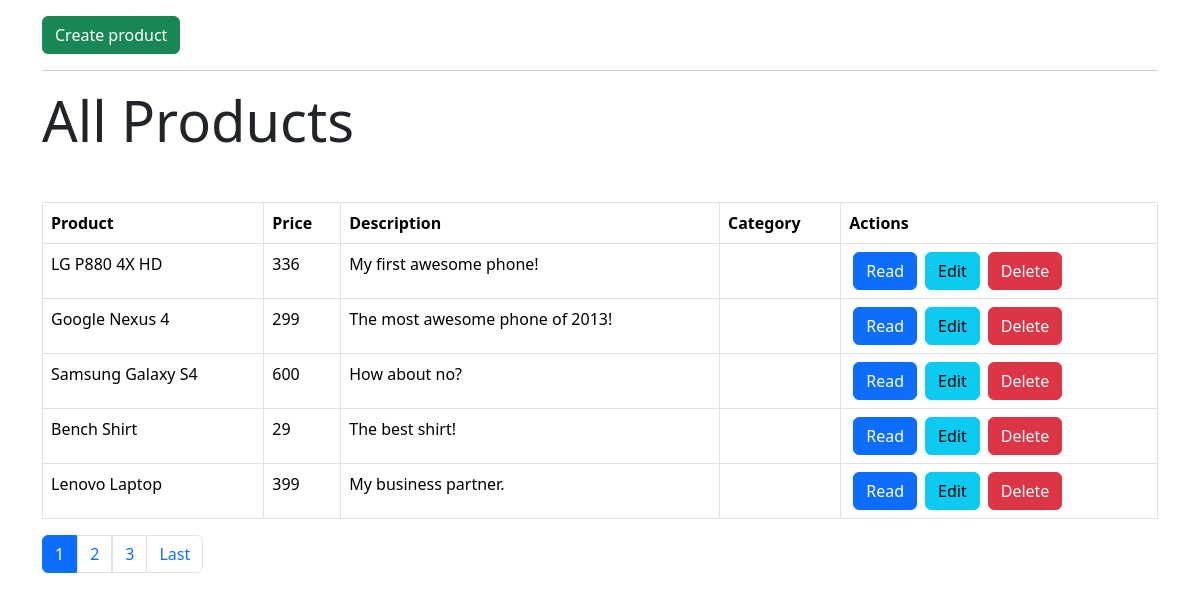
The page / on the database its author committed.
### tables this page shows
CREATE TABLE IF NOT EXISTS `products` (
  `id` int(11) NOT NULL AUTO_INCREMENT,
  `name` varchar(32) NOT NULL,
  `description` text NOT NULL,
  `price` int(11) NOT NULL,
  `category_id` int(11) NOT NULL,
  `created` datetime NOT NULL,
  `modified` timestamp NOT NULL DEFAULT CURRENT_TIMESTAMP,
  PRIMARY KEY (`id`)
);

### objects/product.php (called while the page is built, shortened)
<?php
    class Product {
        private $conn;
        private $table_name = "products";
        public function __construct($db) {
            $this->conn = $db;
        }
        public function countAll() {
            $query = "SELECT id FROM " . $this->table_name . "";
            $stmt = $this->conn->prepare($query);
            $stmt->execute();
            $num = $stmt->rowCount();
            return $num;
        }
        function readAll($from_record_num, $records_per_page) {
            $query = "SELECT id, name, description, price, category_id FROM " . $this->table_name . " ORDER BY id ASC LIMIT {$from_record_num}, {$records_per_page}";
            $stmt = $this->conn->prepare($query);
            $stmt->execute();
            return $stmt;
        }
    }
?>

### objects/category.php (called while the page is built, shortened)
<?php
    class Category {
        private $conn;
        private $table_name = "categories";
        public function __construct($db) {
            $this->conn = $db;
        }
        function readName() {
            $query = "SELECT name FROM " . $this->table_name . " WHERE id = ? LIMIT 0,1";
            $stmt = $this->conn->prepare($query);
        }
    }
?>

### index.php (the view, shortened to what this page needs)
<?php
    include_once "layout_header.php";
    $page = isset($_GET['page']) ? $_GET['page'] : 1;
    $records_per_page = 5;
    $from_record_num = ($records_per_page * $page) - $records_per_page;
    include_once "objects/product.php";
    include_once "objects/category.php";
    $database = new Database();
    $db = $database->getConnection();
    $product = new Product($db);
    $stmt = $product->readAll($from_record_num, $records_per_page);
    $num = $stmt->rowCount();
?>
    <div class="mt-3">
        <a href="create_product.php" class="btn btn-success">Create product</a>
        <hr>
        <h3 class="display-4 mb-5">All Products</h3>
        <?php
            if ($num > 0) {
                echo "<table class='table table-hover table-responsive table-bordered'>";
                    echo "<tr>";
                        echo "<th>Product</th>";
                        echo "<th>Price</th>";
                        echo "<th>Description</th>";
                        echo "<th>Category</th>";
                        echo "<th>Actions</th>";
                    echo "</tr>";
                    while($row = $stmt->fetch(PDO::FETCH_ASSOC)) {
                        extract($row);
                        echo "<tr>";
                            echo "<td>{$name}</td>";
                            echo "<td>{$price}</td>";
                            echo "<td>{$description}</td>";
                            echo "<td>";
                            echo "</td>";
                            echo "<td>";
                                echo "<a href='read_one.php?id={$id}' class='btn btn-primary mx-1'>Read</a>";
                                echo "<a href='update_product.php?id={$id}' class='btn btn-info mx-1'>Edit</a>";
                                echo "<a delete-id='{$id}' class='btn btn-danger delete-object mx-1'>Delete</a>";
                            echo "</td>";
                        echo "</tr>";
                    }
                echo "</table>";
            } else {
                echo "<div class='alert alert-info'>No products found.</div>";
            }
        ?>
        <?php
            $page_url = "index.php?";
            $total_rows = $product->countAll();
            include_once 'paging.php';
        ?>
    </div>
<?php
    include_once "layout_footer.php";
?>

### layout_header.php (shortened to what this page needs)
<!DOCTYPE html>
<html lang="en">
<head>
    <link rel="stylesheet" href="https://cdn.jsdelivr.net/npm/bootstrap@5.3.3/dist/css/bootstrap.min.css">
</head>
<body>
    <div class="container">

### paging.php (shortened to what this page needs)
<?php
    echo "<ul class='pagination'>";
        $total_pages = ceil($total_rows / $records_per_page);
        $range = 2;
        $initial_num = $page - $range;
        $condition_limit_num = ($page + $range) + 1;
        for ($x = $initial_num; $x < $condition_limit_num; $x++) {
            if (($x > 0) && ($x <= $total_pages)) {
                if ($x == $page) {
                    echo "<li class='page-item active'><a class='page-link' href=\"#\">$x</a></li>";
                } else {
                    echo "<li class='page-itemx'><a class='page-link' href='{$page_url}page=$x'>$x</a></li>";
                }
            }
        }
        if ($page < $total_pages) {
            echo "<li class='page-item'><a class='page-link' href='".$page_url."page={$total_pages}' title='Last page is {$total_pages}'>Last</a></li>";
        }
    echo "</ul>";
?>

### layout_footer.php (shortened to what this page needs)
</div>
</body>
</html>

### rows shown on the page
products: name "LG P880 4X HD", price "336", description "My first awesome phone!"
products: name "Google Nexus 4", price "299", description "The most awesome phone of 2013!"
products: name "Samsung Galaxy S4", price "600", description "How about no?"
products: name "Bench Shirt", price "29", description "The best shirt!"
products: name "Lenovo Laptop", price "399", description "My business partner."
